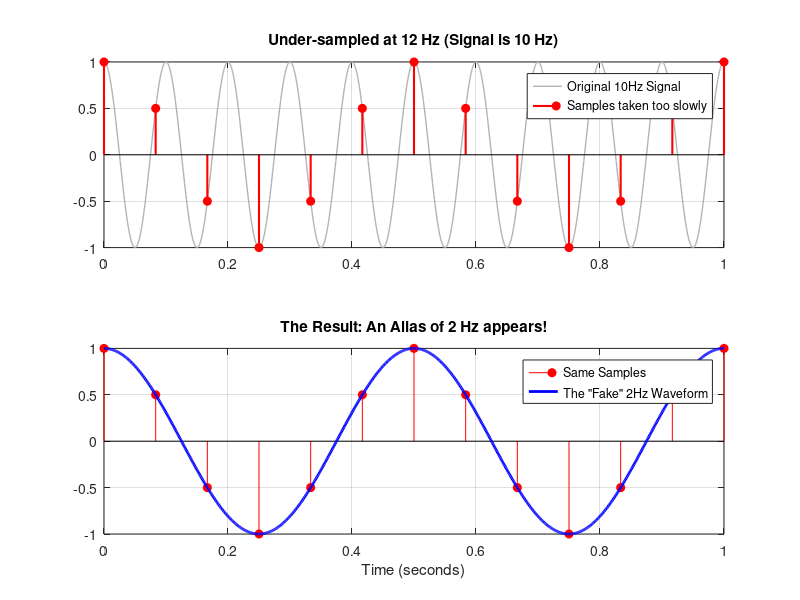

This figure's MATLAB source:
% --- Aliasing Demonstration ---
f_signal = 10;           % Original Signal Frequency: 10 Hz
T = 1.0;                 % Duration: 1 second

% 1. "Analog" Signal (Reference)
% We use a very high sample rate to simulate a continuous signal
fs_analog = 1000; 
t_analog = 0:1/fs_analog:T;
x_analog = cos(2 * pi * f_signal * t_analog);

% 2. Under-sampling (Aliasing occurs)
% Nyquist rate is 20 Hz. Let's sample at 12 Hz.
fs_alias = 12; 
t_alias = 0:1/fs_alias:T;
x_alias = cos(2 * pi * f_signal * t_alias);

% 3. Calculate the "Perceived" Alias Frequency
% Formula: fa = |f - fs * round(f/fs)|
f_perceived = abs(f_signal - fs_alias); 
x_perceived = cos(2 * pi * f_perceived * t_analog);

% --- Plotting ---
figure('Name', 'Aliasing: The "Fake" Signal');

% Plot the Analog signal vs the Samples
subplot(2,1,1);
plot(t_analog, x_analog, 'Color', [0.7 0.7 0.7], 'LineWidth', 1); hold on;
stem(t_alias, x_alias, 'filled', 'r', 'LineWidth', 1.5);
title(['Under-sampled at ', num2str(fs_alias), ' Hz (Signal is ', num2str(f_signal), ' Hz)']);
legend('Original 10Hz Signal', 'Samples taken too slowly');
grid on;

% Plot how the computer "sees" the signal
subplot(2,1,2);
stem(t_alias, x_alias, 'filled', 'r'); hold on;
plot(t_analog, x_perceived, 'b', 'LineWidth', 2);
title(['The Result: An Alias of ', num2str(f_perceived), ' Hz appears!']);
legend('Same Samples', 'The "Fake" 2Hz Waveform');
xlabel('Time (seconds)');
grid on;
